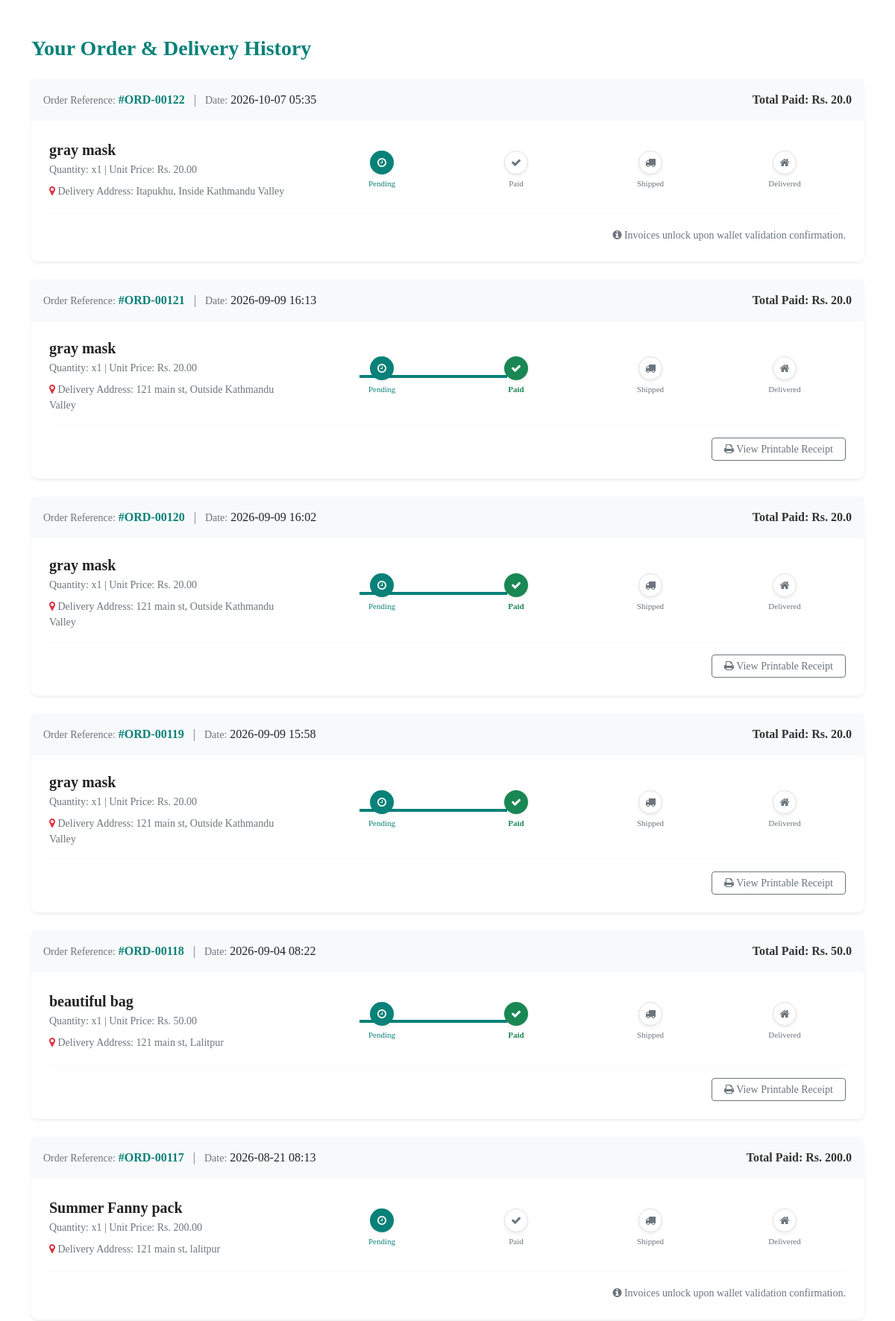
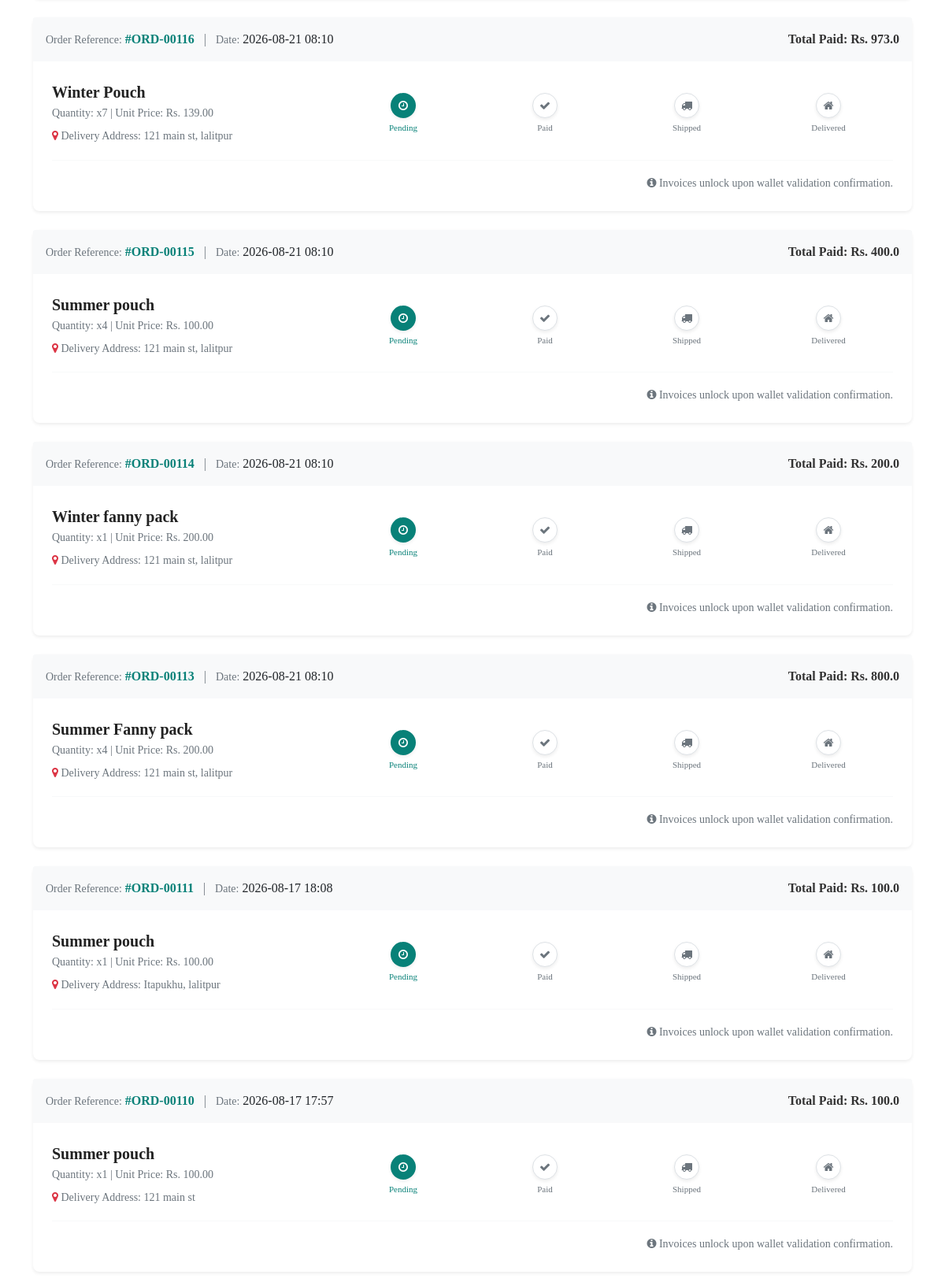
Screenshot of /orders/ (signed in, upper part) with the database file from the repository (2 pictures, top to bottom).
### home/models.py (models this page shows, shortened)
class Order(models.Model):
    user = models.ForeignKey(User, on_delete=models.CASCADE, related_name='orders', null=True, blank=True)
    product = models.ForeignKey(Product, on_delete=models.CASCADE)
    quantity = models.PositiveIntegerField(default=1)
    address = models.CharField(max_length=255, default='', blank=True)
    phone = models.CharField(max_length=20, default='', blank=True)
    date = models.DateTimeField(auto_now_add=True)
    STATUS_CHOICES = [
        ('Pending', 'Pending'),
        ('Paid', 'Paid'),
        ('Shipped', 'Shipped'),
        ('Delivered', 'Delivered'),
    ]
    status = models.CharField(max_length=20, choices=STATUS_CHOICES, default='Pending')
    price_at_purchase = models.DecimalField(max_digits=10, decimal_places=2, default=0.00)
    fonepay_txn_id = models.CharField(max_length=50, default='', blank=True, null=True)
    payment_screenshot = models.ImageField(upload_to='payment_proofs/', blank=True, null=True)
    @property
    def total_cost(self):
        return round(float(self.price_at_purchase) * self.quantity, 2)

class Product(models.Model):
    name = models.CharField(max_length=50)
    price = models.DecimalField(default=0, decimal_places=2, max_digits=7)
    category = models.ForeignKey(Category, on_delete=models.CASCADE, default=1)
    description = models.CharField(max_length=250, default='', blank=True, null=True)
    image = models.ImageField(upload_to='uploads/product/')
    stock_quantity = models.IntegerField(default=10, help_text="Available stock items count")
    is_sale = models.BooleanField(default=False)
    sale_price = models.DecimalField(default=0, decimal_places=2, max_digits=7)

### home/views.py (the view)
# urls.py: path('orders/', views.order_history, name='order_history'), # FIX 2: Removed duplicate lower copy entry
@login_required
def order_history(request):
    user_orders = Order.objects.filter(user=request.user).order_by('-date')
    return render(request, "order_history.html", {"orders": user_orders})

### cart/context_processor.py (called while the page is built)
def cart(request):
    return {'cart': Cart(request)}

### home/templates/order_history.html
{% extends 'base.html' %}
{% block content %}
<div class="container my-5">
    <h3 class="mb-4" style="color: #088178; font-weight: 700;">Your Order & Delivery History</h3>
    {% if orders %}
        {% for order in orders %}
        <div class="card shadow-sm mb-4 border-0" style="border-radius: 8px; background: #fff;">
            <div class="card-header border-0 p-3 d-flex justify-content-between align-items-center" style="background-color: #f8f9fa;">
                <div>
                    <span class="text-muted small">Order Reference:</span> <strong style="color: #088178;">#ORD-00{{ order.id }}</strong>
                    <span class="mx-2 text-muted">|</span>
                    <span class="text-muted small">Date:</span> <span class="fw-semibold">{{ order.date|date:"Y-m-d H:i" }}</span>
                </div>
                <div class="fw-bold" style="color: #333;">Total Paid: Rs. {{ order.total_cost }}</div>
            </div>
            <div class="card-body p-4">
                <div class="row align-items-center">
                    <div class="col-md-4 mb-3 mb-md-0">
                        <h5 class="mb-1" style="font-weight: 600; color: #222;">{{ order.product.name }}</h5>
                        <p class="text-muted small mb-2">Quantity: x{{ order.quantity }} | Unit Price: Rs. {{ order.price_at_purchase }}</p>
                        <p class="text-muted small mb-0"><i class="fa fa-map-marker text-danger" aria-hidden="true"></i> Delivery Address: {{ order.address }}</p>
                    </div>
                    <div class="col-md-8">
                        <div class="position-relative d-flex justify-content-between align-items-center my-3" style="max-width: 600px; margin: 0 auto;">
                            <div class="position-absolute start-0 end-0 top-50 translate-y-50 bg-secondary-subtle" style="height: 4px; z-index: 1; transform: translateY(-50%);"></div>
                            <div class="position-absolute start-0 top-50 translate-y-50" style="height: 4px; z-index: 2; transform: translateY(-50%); background-color: #088178; width: {% if order.status == 'Pending' %}0%{% elif order.status == 'Paid' %}33%{% elif order.status == 'Shipped' %}66%{% elif order.status == 'Delivered' %}100%{% endif %}; transition: width 0.4s ease;"></div>
                            <div class="text-center position-relative" style="z-index: 3; width: 60px;">
                                <div class="rounded-circle d-flex align-items-center justify-content-center mx-auto mb-1 text-white shadow-sm" style="width: 32px; height: 32px; background-color: #088178;">
                                    <i class="fa fa-clock-o small" aria-hidden="true"></i>
                                </div>
                                <span class="small d-block text-truncate fw-semibold" style="font-size: 11px; color: #088178;">Pending</span>
                            </div>
                            <div class="text-center position-relative" style="z-index: 3; width: 60px;">
                                <div class="rounded-circle d-flex align-items-center justify-content-center mx-auto mb-1 shadow-sm {% if order.status == 'Paid' or order.status == 'Shipped' or order.status == 'Delivered' %}bg-success text-white{% else %}bg-white border border-secondary-subtle text-muted{% endif %}" style="width: 32px; height: 32px; background-color: {% if order.status == 'Paid' or order.status == 'Shipped' or order.status == 'Delivered' %}#088178{% endif %};">
                                    <i class="fa fa-check small" aria-hidden="true"></i>
                                </div>
                                <span class="small d-block text-truncate {% if order.status == 'Paid' or order.status == 'Shipped' or order.status == 'Delivered' %}fw-bold text-success{% else %}text-muted{% endif %}" style="font-size: 11px;">Paid</span>
                            </div>
                            <div class="text-center position-relative" style="z-index: 3; width: 60px;">
                                <div class="rounded-circle d-flex align-items-center justify-content-center mx-auto mb-1 shadow-sm {% if order.status == 'Shipped' or order.status == 'Delivered' %}bg-primary text-white{% else %}bg-white border border-secondary-subtle text-muted{% endif %}" style="width: 32px; height: 32px; background-color: {% if order.status == 'Shipped' or order.status == 'Delivered' %}#0d6efd{% endif %};">
                                    <i class="fa fa-truck small" aria-hidden="true"></i>
                                </div>
                                <span class="small d-block text-truncate {% if order.status == 'Shipped' or order.status == 'Delivered' %}fw-bold text-primary{% else %}text-muted{% endif %}" style="font-size: 11px;">Shipped</span>
                            </div>
                            <div class="text-center position-relative" style="z-index: 3; width: 60px;">
                                <div class="rounded-circle d-flex align-items-center justify-content-center mx-auto mb-1 shadow-sm {% if order.status == 'Delivered' %}bg-secondary text-white{% else %}bg-white border border-secondary-subtle text-muted{% endif %}" style="width: 32px; height: 32px; background-color: {% if order.status == 'Delivered' %}#6c757d{% endif %};">
                                    <i class="fa fa-home small" aria-hidden="true"></i>
                                </div>
                                <span class="small d-block text-truncate {% if order.status == 'Delivered' %}fw-bold text-secondary{% else %}text-muted{% endif %}" style="font-size: 11px;">Delivered</span>
                            </div>
                        </div>
                    </div>
                </div>
                <div class="text-end mt-3 border-top pt-3 border-light">
                    {% if order.status != 'Pending' %}
                        <a href="{% url 'print_invoice' order.id %}" target="_blank" class="btn btn-sm btn-outline-secondary px-3" style="border-radius: 4px; font-weight: 500;">
                            <i class="fa fa-print" aria-hidden="true"></i> View Printable Receipt
                        </a>
                    {% else %}
                        <span class="text-muted small"><i class="fa fa-info-circle" aria-hidden="true"></i> Invoices unlock upon wallet validation confirmation.</span>
                    {% endif %}
                </div>
            </div>
        </div>
        {% endfor %}
    {% else %}
        <div class="text-center py-5 border rounded bg-light">
            <h5>You haven't placed any orders yet.</h5>
            <a href="{% url 'category_summary' %}" class="btn btn-primary mt-3" style="background: #f30000; border: none; font-weight: 600;">Explore Store Items</a>
        </div>
    {% endif %}
</div>
{% endblock %}

### static/Electronic.css (style rules this page uses)
html, body { overflow-x: hidden; max-width: 100%; margin: 0; padding: 0; }
* { margin: 0; padding: 0; box-sizing: border-box; font-family: 'Pacifico', cursive; }
p { font-size: 16px; color: #465b52; margin: 15px 6 20px 0; }
body { width: 100% }

### rows the page displays
Order: id "122", date "2026-10-07 05:35", total_cost "20.0", product.name "gray mask", quantity "1", price_at_purchase "20.00", address "Itapukhu, Inside Kathmandu Valley", status "Pending" (drawn), shows "Invoices unlock upon wallet validation confirmation."
Order: id "121", date "2026-09-09 16:13", total_cost "20.0", product.name "gray mask", quantity "1", price_at_purchase "20.00", address "121 main st, Outside Kathmandu Valley", status "Paid" (drawn)
Order: id "120", date "2026-09-09 16:02", total_cost "20.0", product.name "gray mask", quantity "1", price_at_purchase "20.00", address "121 main st, Outside Kathmandu Valley", status "Paid" (drawn)
Order: id "119", date "2026-09-09 15:58", total_cost "20.0", product.name "gray mask", quantity "1", price_at_purchase "20.00", address "121 main st, Outside Kathmandu Valley", status "Paid" (drawn)
Order: id "118", date "2026-09-04 08:22", total_cost "50.0", product.name "beautiful bag", quantity "1", price_at_purchase "50.00", address "121 main st, Lalitpur", status "Paid" (drawn)
Order: id "117", date "2026-08-21 08:13", total_cost "200.0", product.name "Summer Fanny pack", quantity "1", price_at_purchase "200.00", address "121 main st, lalitpur", status "Pending" (drawn), shows "Invoices unlock upon wallet validation confirmation."
Order: id "116", date "2026-08-21 08:10", total_cost "973.0", product.name "Winter Pouch", quantity "7", price_at_purchase "139.00", address "121 main st, lalitpur", status "Pending" (drawn), shows "Invoices unlock upon wallet validation confirmation."
Order: id "115", date "2026-08-21 08:10", total_cost "400.0", product.name "Summer pouch", quantity "4", price_at_purchase "100.00", address "121 main st, lalitpur", status "Pending" (drawn), shows "Invoices unlock upon wallet validation confirmation."
Order: id "114", date "2026-08-21 08:10", total_cost "200.0", product.name "Winter fanny pack", quantity "1", price_at_purchase "200.00", address "121 main st, lalitpur", status "Pending" (drawn), shows "Invoices unlock upon wallet validation confirmation."
Order: id "113", date "2026-08-21 08:10", total_cost "800.0", product.name "Summer Fanny pack", quantity "4", price_at_purchase "200.00", address "121 main st, lalitpur", status "Pending" (drawn), shows "Invoices unlock upon wallet validation confirmation."
Order: id "111", date "2026-08-17 18:08", total_cost "100.0", product.name "Summer pouch", quantity "1", price_at_purchase "100.00", address "Itapukhu, lalitpur", status "Pending" (drawn), shows "Invoices unlock upon wallet validation confirmation."
Order: id "110", date "2026-08-17 17:57", total_cost "100.0", product.name "Summer pouch", quantity "1", price_at_purchase "100.00", address "121 main st", status "Pending" (drawn), shows "Invoices unlock upon wallet validation confirmation."
